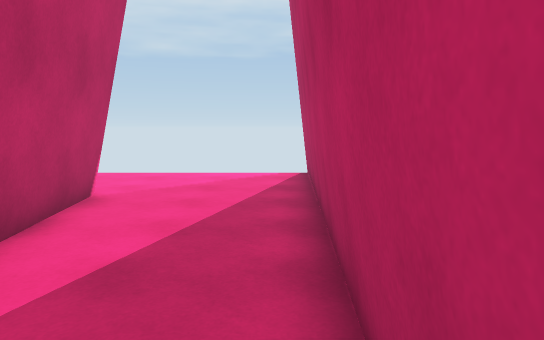
View 1 (above)

24 first-person views from a walk through a scene from a Unity 3-D project. The camera is 1.5 m above the floor, tilts 6° down and sees 70° across. The floor is counted in squares, 1 m on a side. Each view is taken from the middle of a square. On the plan, view 1 faces up. The plan holds only what a view shows up to about 17 squares ahead; the rest is blank. The place goes on beyond the plan.

View 2
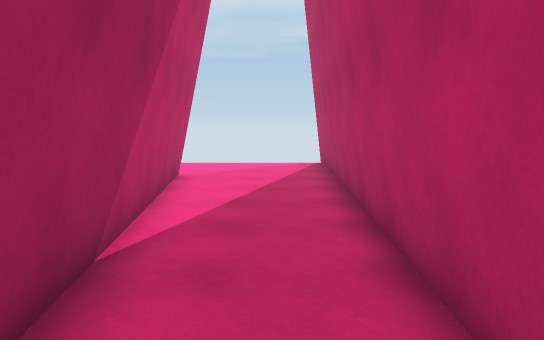

View 3
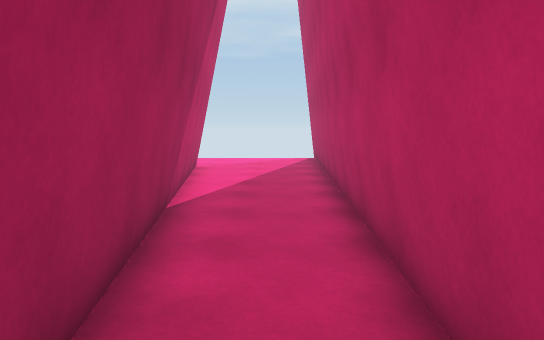

View 4
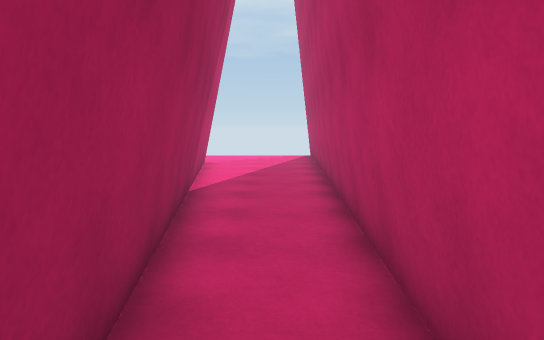

View 5
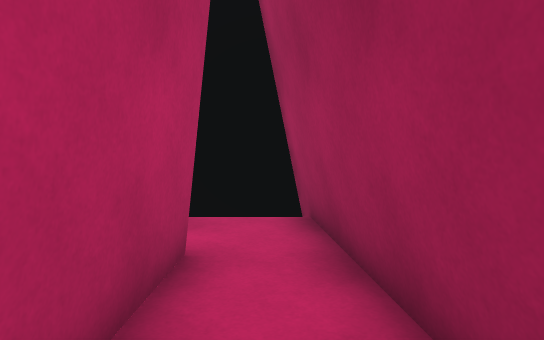

View 6
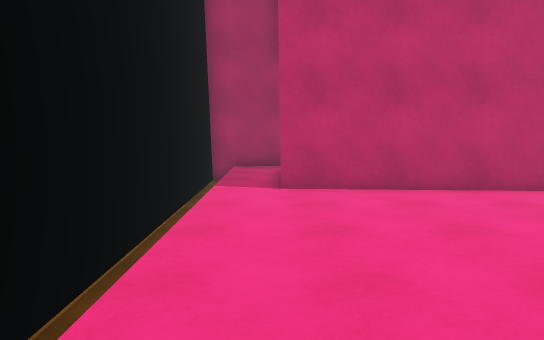

View 7
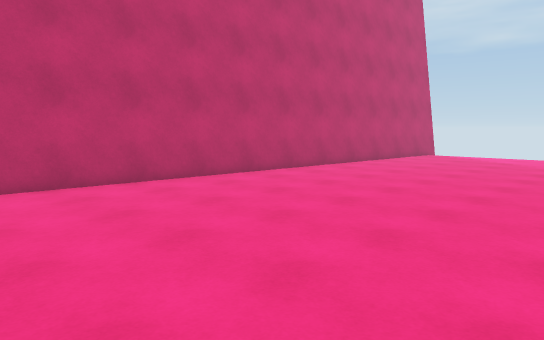

View 8
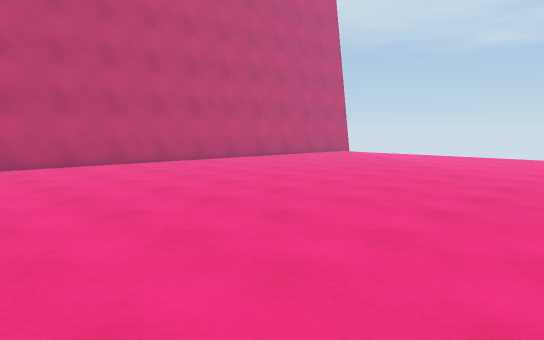

View 9
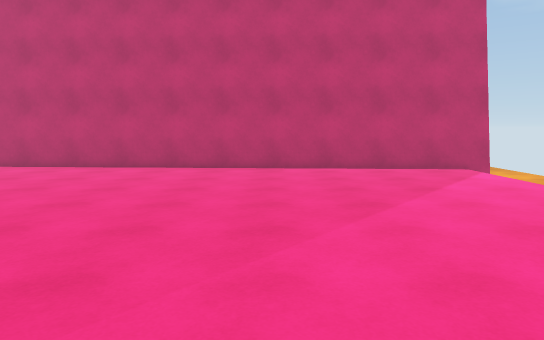

View 10
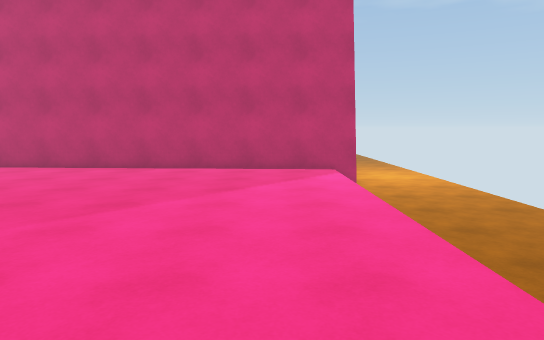

View 11
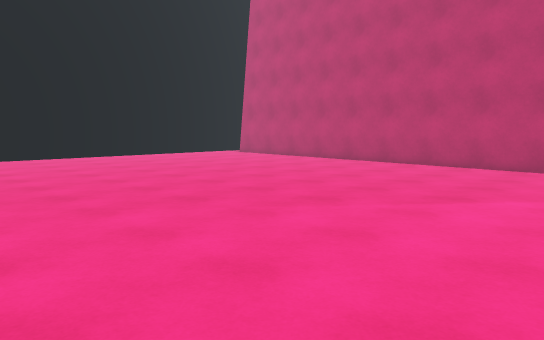

View 12
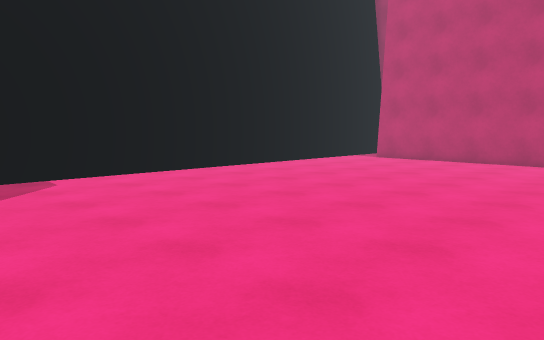

View 13
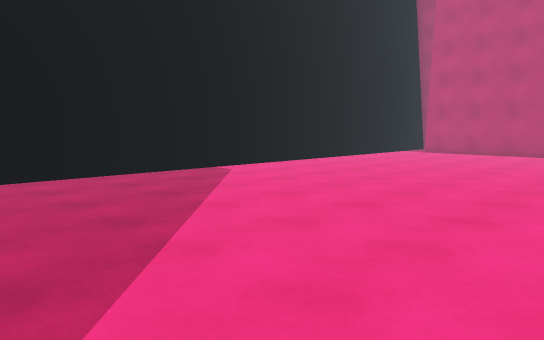

View 14
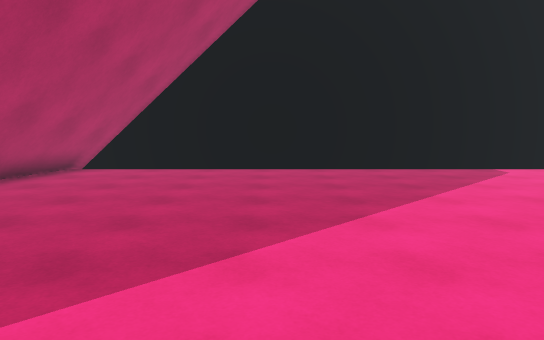

View 15
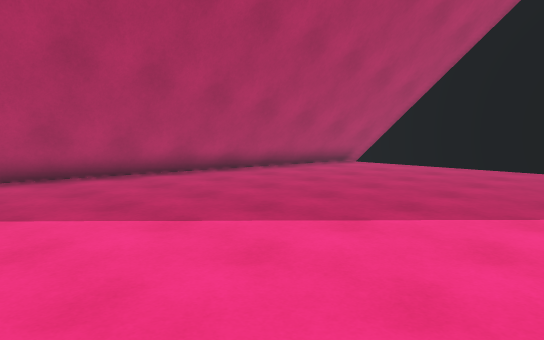

View 16
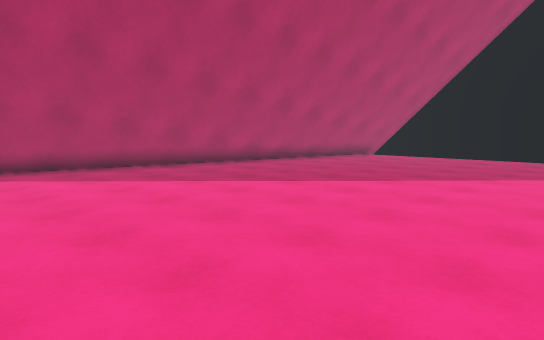

View 17
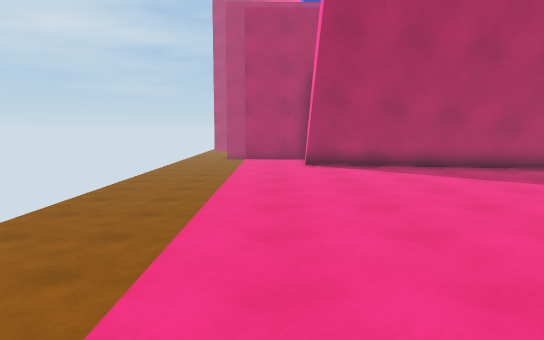

View 18
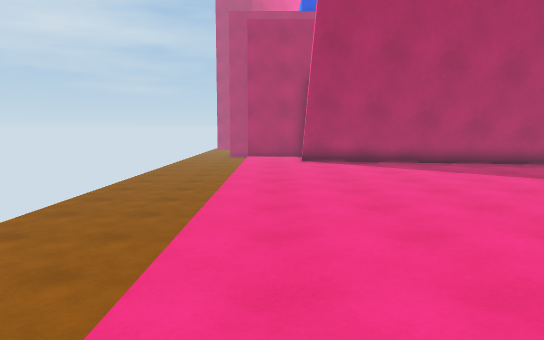

View 19
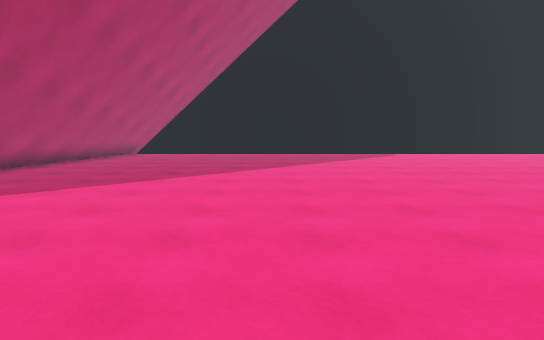

View 20
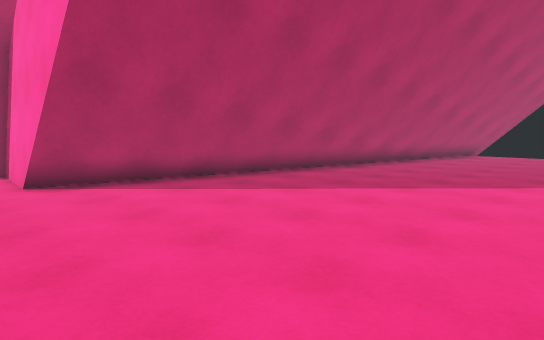

View 21
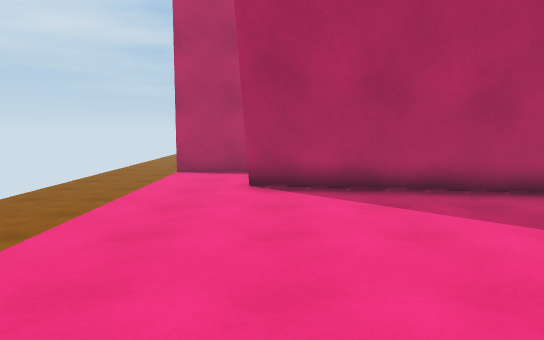

View 22
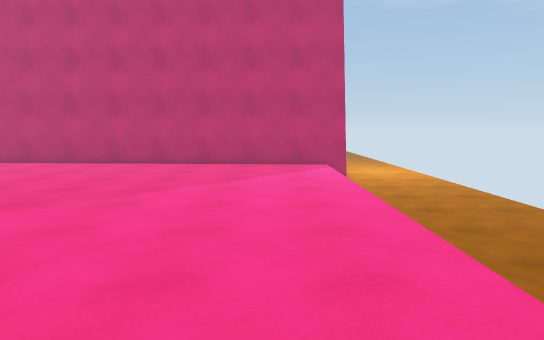

View 23
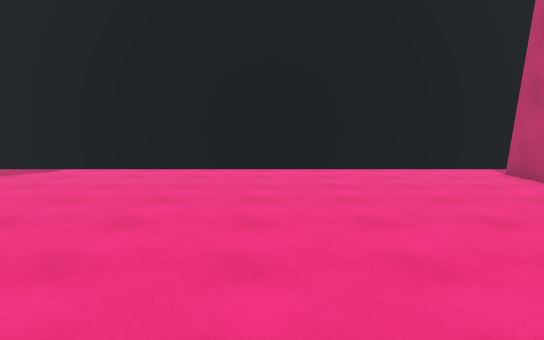

View 24
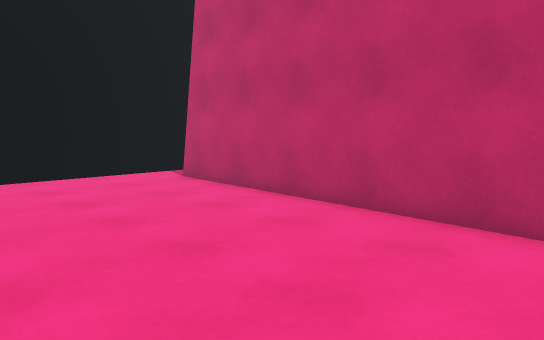

### Floor plan
Key: @ floor where view 1 was taken; # wall or solid block; . floor; v drop or lower ground.
Columns run from 5 left of view 1 to 38 right of it. Each row starts with its distance up from view 1.
 14       #   #vvvvvvvvvvvv       vvvvvvvvvvvvvv
 13 ......#   #..............    ...............
 12 ......#   #.............. . ................
 11 ......#   #................. ...............
 10 ......#   #..............   ...............#
  9  #....#   #...............   .............##
  8  #....#   #...............  ..............##
  7  #....#   #...............  ..............##
  6  #....#   #............... ...............##
  5  #....#   #...............................##
  4  ##...#   #...............................##
  3   #...#   #..............................##
  2   #...#   #..............................##
  1   #...#  ##..............................##
  0   #..@#  #...............................##
 -1   #...#  #...............................##
 -2   #..##  #...............................#
 -3   ##.#   #..............................##
 -4    #.#   #..............................##
 -5    #.#   #..............................##
 -6    #.#   #..............................##
 -7    #.#   #..............................##
 -8    #.#   #..............................#
 -9    #...................................##
-10    #...................................##
-11    ######################################

Where each view was taken, in squares from view 1:
view 1: 0 up, 0 right, facing up
view 2: 4 down, 1 left, facing up
view 3: 7 down, 1 left, facing up
view 4: 9 down, 1 left, facing up
view 5: 4 down, 1 left, facing down
view 6: 9 down, 14 right, facing left
view 7: 9 down, 15 right, facing up-left
view 8: 9 down, 21 right, facing up-left
view 9: 6 up, 20 right, facing left
view 10: 11 up, 20 right, facing left
view 11: 11 up, 21 right, facing down-left
view 12: 2 up, 23 right, facing down-left
view 13: 2 up, 29 right, facing down-left
view 14: 4 up, 28 right, facing down
view 15: 5 up, 25 right, facing down-right
view 16: 10 up, 23 right, facing down-right
view 17: 12 up, 23 right, facing right
view 18: 12 up, 21 right, facing right
view 19: 13 up, 27 right, facing down
view 20: 13 up, 28 right, facing down-right
view 21: 10 up, 29 right, facing right
view 22: 11 up, 22 right, facing left
view 23: 4 up, 12 right, facing down
view 24: 2 up, 11 right, facing down-left
